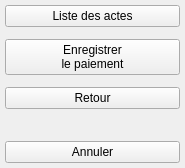
      <widget class="QFrame" name="Buttonsframe">
       <property name="minimumSize">
        <size>
         <width>0</width>
         <height>185</height>
        </size>
       </property>
       <property name="maximumSize">
        <size>
         <width>185</width>
         <height>16777215</height>
        </size>
       </property>
       <property name="frameShape">
        <enum>QFrame::NoFrame</enum>
       </property>
       <property name="frameShadow">
        <enum>QFrame::Raised</enum>
       </property>
       <layout class="QVBoxLayout" name="verticalLayout">
        <property name="spacing">
         <number>12</number>
        </property>
        <property name="sizeConstraint">
         <enum>QLayout::SetMinimumSize</enum>
        </property>
        <property name="leftMargin">
         <number>5</number>
        </property>
        <property name="topMargin">
         <number>5</number>
        </property>
        <property name="rightMargin">
         <number>5</number>
        </property>
        <property name="bottomMargin">
         <number>5</number>
        </property>
        <item>
         <widget class="UpPushButton" name="ListActesupPushButton">
          <property name="maximumSize">
           <size>
            <width>180</width>
            <height>16777215</height>
           </size>
          </property>
          <property name="focusPolicy">
           <enum>Qt::NoFocus</enum>
          </property>
          <property name="text">
           <string>Liste des actes</string>
          </property>
          <property name="icon">
           <iconset resource="../assets/Images/images.qrc">
            <normaloff>:/egyptian-eye.png</normaloff>:/egyptian-eye.png</iconset>
          </property>
          <property name="iconSize">
           <size>
            <width>45</width>
            <height>45</height>
           </size>
          </property>
          <property name="autoDefault">
           <bool>false</bool>
          </property>
         </widget>
        </item>
        <item>
         <widget class="UpPushButton" name="NouvPaiementupPushButton">
          <property name="maximumSize">
           <size>
            <width>180</width>
            <height>16777215</height>
           </size>
          </property>
          <property name="focusPolicy">
           <enum>Qt::NoFocus</enum>
          </property>
          <property name="text">
           <string>Enregistrer
le paiement</string>
          </property>
          <property name="icon">
           <iconset resource="../assets/Images/images.qrc">
            <normaloff>:/credit_cards_256.png</normaloff>:/credit_cards_256.png</iconset>
          </property>
          <property name="iconSize">
           <size>
            <width>25</width>
            <height>25</height>
           </size>
          </property>
          <property name="autoDefault">
           <bool>false</bool>
          </property>
         </widget>
        </item>
        <item>
         <widget class="UpPushButton" name="OKupPushButton">
          <property name="sizePolicy">
           <sizepolicy hsizetype="Minimum" vsizetype="Fixed">
            <horstretch>0</horstretch>
            <verstretch>0</verstretch>
           </sizepolicy>
          </property>
          <property name="maximumSize">
           <size>
            <width>180</width>
            <height>16777215</height>
           </size>
          </property>
          <property name="focusPolicy">
           <enum>Qt::NoFocus</enum>
          </property>
          <property name="text">
           <string>Retour</string>
          </property>
          <property name="icon">
           <iconset resource="../assets/Images/images.qrc">
            <normaloff>:/start.png</normaloff>:/start.png</iconset>
          </property>
          <property name="iconSize">
           <size>
            <width>30</width>
            <height>30</height>
           </size>
          </property>
          <property name="shortcut">
           <string>Meta+Return</string>
          </property>
          <property name="autoDefault">
           <bool>false</bool>
          </property>
          <property name="default">
           <bool>false</bool>
          </property>
          <property name="flat">
           <bool>false</bool>
          </property>
         </widget>
        </item>
        <item>
         <spacer name="verticalSpacer_4">
          <property name="orientation">
           <enum>Qt::Vertical</enum>
          </property>
          <property name="sizeHint" stdset="0">
           <size>
            <width>20</width>
            <height>20</height>
           </size>
          </property>
         </spacer>
        </item>
        <item>
         <widget class="UpPushButton" name="AnnulupPushButton">
          <property name="minimumSize">
           <size>
            <width>0</width>
            <height>0</height>
           </size>
          </property>
          <property name="maximumSize">
           <size>
            <width>180</width>
            <height>16777215</height>
           </size>
          </property>
          <property name="mouseTracking">
           <bool>true</bool>
          </property>
          <property name="focusPolicy">
           <enum>Qt::NoFocus</enum>
          </property>
          <property name="contextMenuPolicy">
           <enum>Qt::NoContextMenu</enum>
          </property>
          <property name="toolTip">
           <string/>
          </property>
          <property name="text">
           <string>Annuler</string>
          </property>
          <property name="icon">
           <iconset resource="../assets/Images/images.qrc">
            <normaloff>:/Supprime.png</normaloff>:/Supprime.png</iconset>
          </property>
          <property name="iconSize">
           <size>
            <width>35</width>
            <height>35</height>
           </size>
          </property>
          <property name="flat">
           <bool>false</bool>
          </property>
         </widget>
        </item>
       </layout>
      </widget>
